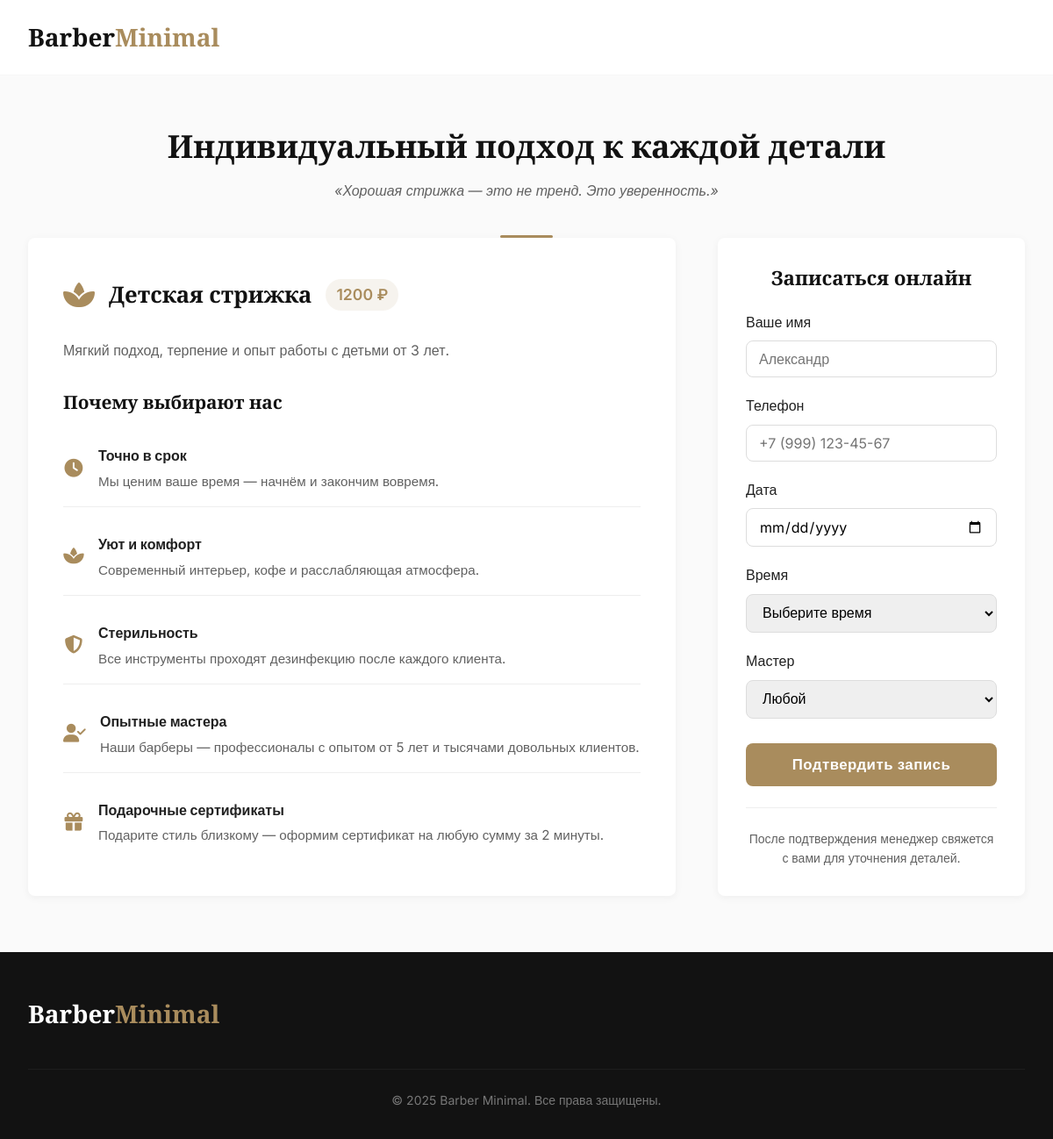
Screenshot of /book/1/ with the database file from the repository.
### barber_app/models.py (models this page shows, shortened)
class Service(models.Model):
    ICON_CHOICES = [
        ('fa-cut', 'Ножницы'),
        ('fa-user', 'Пользователь'),
        ('fa-user-tie', 'Деловой'),
        ('fa-shower', 'Душ'),
        ('fa-spa', 'СПА'),
        ('fa-wind', 'Укладка'),
        ('fa-hat-cowboy', 'Шляпа'),
        ('fa-heart', 'Подарок'),
        ('fa-star', 'Премиум'),
        ('fa-gem', 'Элит'),
        ('fa-shield-alt', 'Гарантия'),
        ('fa-clock', 'Время'),
    ]
    name = models.CharField(max_length=200)
    description = models.TextField(blank=True)
    price = models.DecimalField(max_digits=8, decimal_places=2)
    icon = models.CharField(
        "Иконка (Font Awesome)",
        max_length=50,
        choices=ICON_CHOICES,
        default="fa-cut",
        help_text="Выберите иконку из списка"
    )

### barber_app/views.py (the view)
# urls.py: path('book/<int:service_id>/', views.book_service, name='book_service'),
def book_service(request, service_id):
    service = get_object_or_404(Service, id=service_id)
    return render(request, 'book_service.html', {'service': service})

### barber_app/templates/book_service.html (shortened to what this page needs)
<!DOCTYPE html>
<html lang="ru">
<head>
    <link rel="stylesheet" href="https://cdnjs.cloudflare.com/ajax/libs/font-awesome/6.4.0/css/all.min.css">
</head>
<body>
    <header>
        <div class="container header-container">
            <a href="{% url 'barbershop:home' %}" class="logo">Barber<span>Minimal</span></a>
        </div>
    </header>
    <section class="hero">
        <div class="container">
            <h1>Индивидуальный подход к каждой детали</h1>
            <p>«Хорошая стрижка — это не тренд. Это уверенность.»</p>
        </div>
    </section>
    <div class="container">
        <div class="booking-grid">
            <div class="service-info">
                <div class="service-header">
                    <div class="service-icon">
                        <i class="fas {{ service.icon|default:'fa-cut' }}"></i>
                    </div>
                    <h2>{{ service.name }}</h2>
                    <div class="service-price-tag">{{ service.price|floatformat:0 }} ₽</div>
                </div>
                <div class="service-description">
                    {% if service.description %}
                        {{ service.description }}
                    {% else %}
                        Классическая услуга нашего барбершопа, выполненная с вниманием к каждой детали.
                    {% endif %}
                </div>
            <div class="why-us-section">
                    <h3>Почему выбирают нас</h3>
                    <div class="features-list">
                        <div class="feature-item">
                            <div class="feature-icon">
                                <i class="fas fa-clock"></i>
                            </div>
                            <div class="feature-text">
                                <strong>Точно в срок</strong>
                                <p>Мы ценим ваше время — начнём и закончим вовремя.</p>
                            </div>
                        </div>
                        <div class="feature-item">
                            <div class="feature-icon">
                                <i class="fas fa-spa"></i>
                            </div>
                            <div class="feature-text">
                                <strong>Уют и комфорт</strong>
                                <p>Современный интерьер, кофе и расслабляющая атмосфера.</p>
                            </div>
                        </div>
                        <div class="feature-item">
                            <div class="feature-icon">
                                <i class="fas fa-shield-alt"></i>
                            </div>
                            <div class="feature-text">
                                <strong>Стерильность</strong>
                                <p>Все инструменты проходят дезинфекцию после каждого клиента.</p>
                            </div>
                        </div>
                        <div class="feature-item">
                        <div class="feature-icon">
                            <i class="fas fa-user-check"></i>
                        </div>
                        <div class="feature-text">
                            <strong>Опытные мастера</strong>
                            <p>Наши барберы — профессионалы с опытом от 5 лет и тысячами довольных клиентов.</p>
                        </div>
                        </div>
                        <div class="feature-item">
                            <div class="feature-icon">
                                <i class="fas fa-gift"></i>
                            </div>
                            <div class="feature-text">
                                <strong>Подарочные сертификаты</strong>
                                <p>Подарите стиль близкому — оформим сертификат на любую сумму за 2 минуты.</p>
                            </div>
                        </div>
                    </div>
                </div>
            </div>
            <div class="booking-sidebar">
                <h3>Записаться онлайн</h3>
                <form method="post">
                    <div class="form-group">
                        <label for="name">Ваше имя</label>
                        <input type="text" id="name" class="form-control" placeholder="Александр" required>
                    </div>
                    <div class="form-group">
                        <label for="phone">Телефон</label>
                        <input type="tel" id="phone" class="form-control" placeholder="+7 (999) 123-45-67" required>
                    </div>
                    <div class="form-group">
                        <label for="date">Дата</label>
                        <input type="date" id="date" class="form-control" required>
                    </div>
                    <div class="form-group">
                        <label for="time">Время</label>
                        <select id="time" class="form-control" required>
                            <option value="" disabled selected>Выберите время</option>
                        </select>
                    </div>
                    <div class="form-group">
                        <label for="barber">Мастер</label>
                        <select id="barber" class="form-control">
                            <option value="">Любой</option>
                        </select>
                    </div>
                    <button type="submit" class="btn btn-book">Подтвердить запись</button>
                </form>
                <div class="note">
                    После подтверждения менеджер свяжется с вами для уточнения деталей.
                </div>
            </div>
        </div>
    </div>
    <footer>
        <div class="container">
            <div class="footer-container">
                <div class="footer-about">
                    <a href="{% url 'barbershop:home' %}" class="footer-logo">Barber<span>Minimal</span></a>
                </div>
            </div>
            <div class="copyright">
                <p>&copy; 2025 Barber Minimal. Все права защищены.</p>
            </div>
        </div>
    </footer>
</body>
</html>

### rows the page displays
Service: name "Детская стрижка", price "1200", description "Мягкий подход, терпение и опыт работы с детьми от 3 лет."
